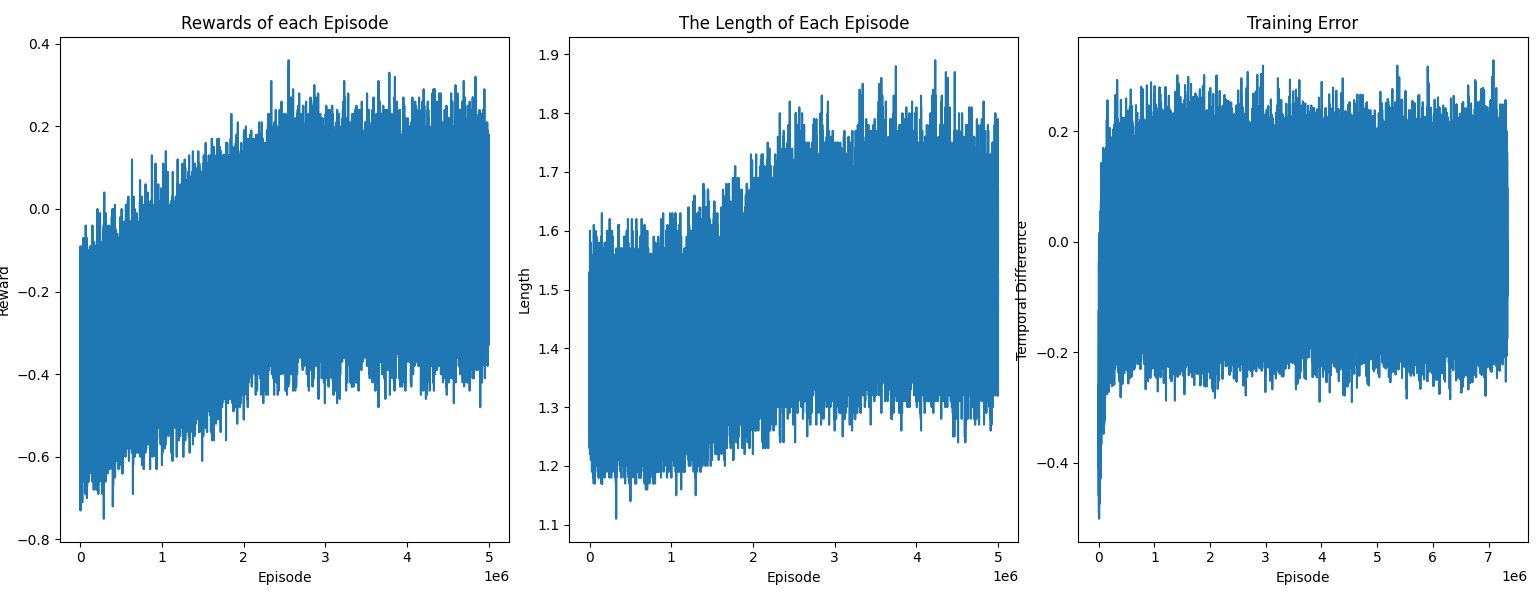

Python code for this plot:
from collections import defaultdict
import gymnasium as gym
import numpy as np
from tqdm import tqdm
import matplotlib.pyplot as plt


class BlackjackAgent:
    def __init__(self, env, learning_rate, epsilon_start, epsilon_final, decay_rate, discount_factor=0.95):
        self.env = env
        self.q_values = defaultdict(lambda: np.zeros(2))  # Two actions: hit (0), stand (1) - removed double down
        self.lr = learning_rate
        self.discount_factor = discount_factor

        # Epsilon parameters
        self.epsilon_start = epsilon_start
        self.epsilon_final = epsilon_final
        self.decay_rate = decay_rate  # Linear decay rate
        self.episode = 0
        self.epsilon = epsilon_start
        
        self.training_error = []

    def get_action(self, obs: tuple[int, int, bool]) -> int:
        """Epsilon-greedy action selection for hit (0) or stand (1)."""
        if np.random.random() < self.epsilon:
            return self.env.action_space.sample()  # Explore
        else:
            return int(np.argmax(self.q_values[obs]))  # Exploit

    def update(
        self,
        obs: tuple[int, int, bool],
        action: int,
        reward: float,
        terminated: bool,
        next_obs: tuple[int, int, bool],
        next_action: int,
    ):
        """Updates Q-value using SARSA update rule."""
        future_q_value = (not terminated) * self.q_values[next_obs][next_action]
        temporal_difference = (
            reward + self.discount_factor * future_q_value - self.q_values[obs][action]
        )

        self.q_values[obs][action] = (
            self.q_values[obs][action] + self.lr * temporal_difference
        )
        self.training_error.append(temporal_difference)

    def decay_epsilon(self):
        """Linear decay of epsilon"""
        self.epsilon = max(self.epsilon_final, self.epsilon_start - self.decay_rate * self.episode)
        self.episode += 1

# Hyperparameters
learning_rate = 0.005
n_episodes = 5_000_000
start_epsilon = 1.0
final_epsilon = 0.1
decay_rate = (start_epsilon - final_epsilon) / (n_episodes / 2)  # Linear decay over half the episodes

# Initialize environment and agent
env = gym.make("Blackjack-v1", sab=False)
env = gym.wrappers.RecordEpisodeStatistics(env, buffer_length=n_episodes)

agent = BlackjackAgent(
    env=env,
    learning_rate=learning_rate,
    epsilon_start=start_epsilon,
    epsilon_final=final_epsilon,
    decay_rate=decay_rate,
)

# Win/loss/draw tracking
wins = 0
losses = 0
draws = 0

# Training loop
for episode in tqdm(range(n_episodes)):
    obs, info = env.reset()
    done = False

    # Get initial action
    action = agent.get_action(obs)

    while not done:
        next_obs, reward, terminated, truncated, info = env.step(action)

        # Get next action for SARSA
        next_action = agent.get_action(next_obs)

        # Track wins, losses, draws
        if terminated:
            if reward == 1:
                wins += 1
            elif reward == -1:
                losses += 1
            else:
                draws += 1

        # SARSA update
        agent.update(obs, action, reward, terminated, next_obs, next_action)

        done = terminated or truncated
        obs = next_obs
        action = next_action

    agent.decay_epsilon()

# Print results
total_games = wins + losses + draws
win_percentage = (wins / total_games * 100) if total_games > 0 else 0
print(f"Wins: {wins}, Losses: {losses}, Draws: {draws}")
print(f"Win Percentage: {win_percentage:.2f}%")

# Visualization
fig, axs = plt.subplots(1, 3, figsize=(20, 6))
window_size = 100

axs[0].plot(np.convolve(env.return_queue, np.ones(window_size) / window_size, mode="valid"))
axs[0].set_title("Rewards of each Episode")
axs[0].set_xlabel("Episode")
axs[0].set_ylabel("Reward")

axs[1].plot(np.convolve(env.length_queue, np.ones(window_size) / window_size, mode="valid"))
axs[1].set_title("The Length of Each Episode")
axs[1].set_xlabel("Episode")
axs[1].set_ylabel("Length")

axs[2].plot(np.convolve(agent.training_error, np.ones(window_size) / window_size, mode="valid"))
axs[2].set_title("Training Error")
axs[2].set_xlabel("Episode")
axs[2].set_ylabel("Temporal Difference")

plt.tight_layout()
plt.show()
